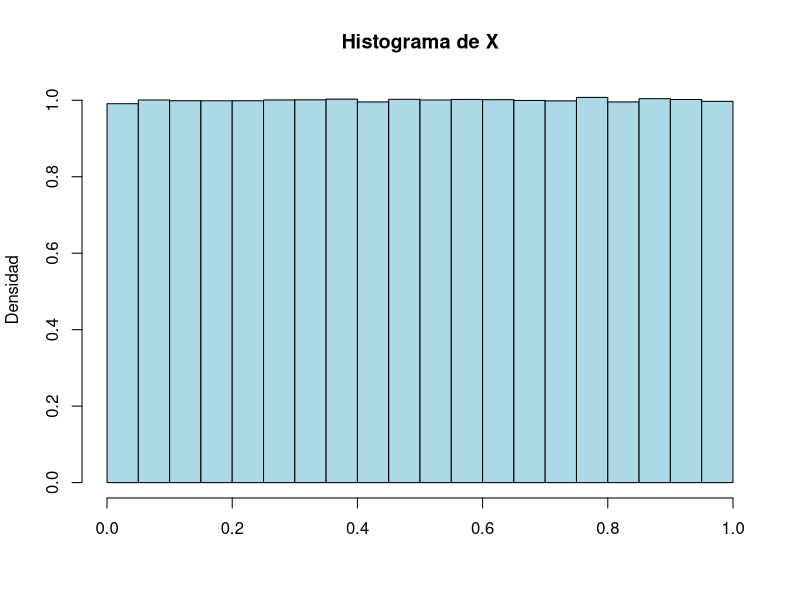
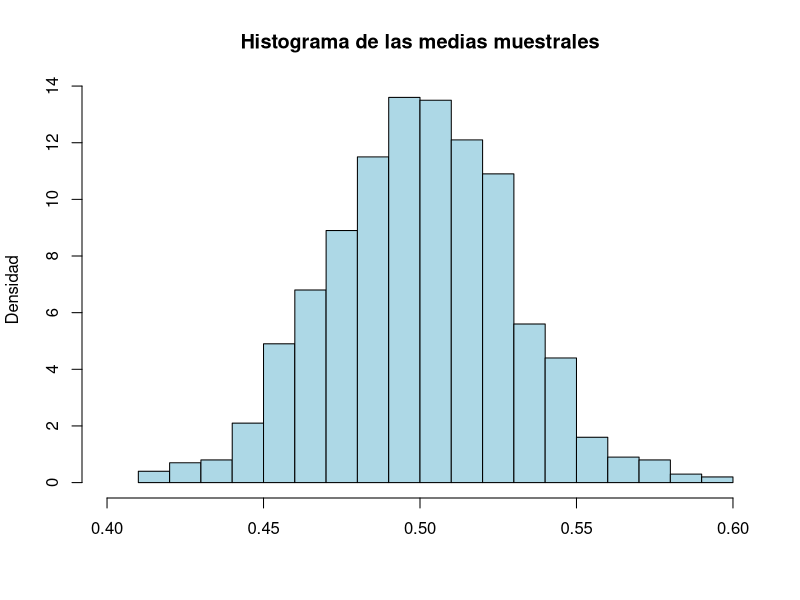
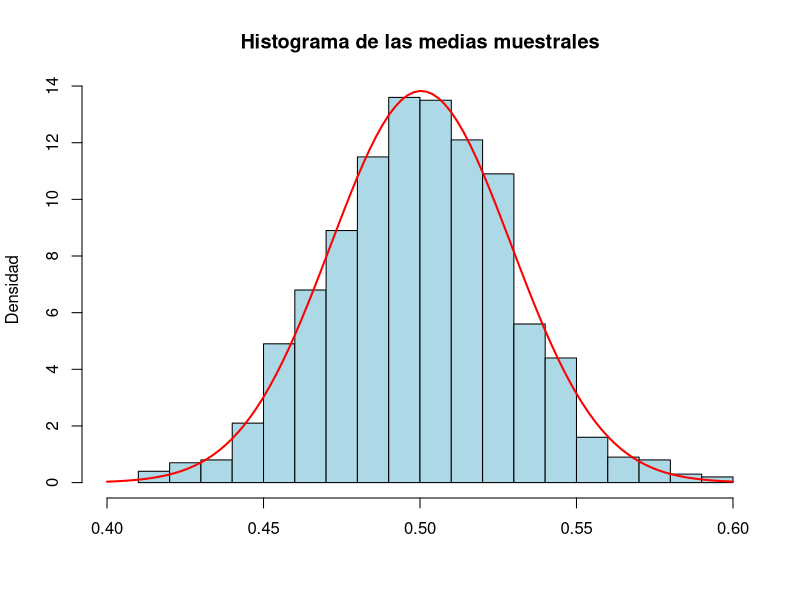

These charts were generated, in order, by the following R code: (Note: this script raises an error after producing the figures.)
## ---- chunk 1
set.seed(1000)
## ---- chunk 2
X=runif(10^6)
hist(X,freq=FALSE,main="Histograma de X",xlab="",ylab="Densidad",col="light blue")
## ---- chunk 3
sd(X)*sqrt((10^6-1)/10^6)
## ---- chunk 4
Medias=replicate(1000,mean(sample(X,100,replace=TRUE)))
hist(Medias, breaks=15,freq=FALSE,main="Histograma de las medias muestrales",xlab="",ylab="Densidad",col="light blue",xlim=c(0.4,0.6))
## ---- chunk 5
sd(Medias)*sqrt((1000-1)/1000)
## ---- chunk 6
hist(Medias, breaks=15,freq=FALSE,main="Histograma de las medias muestrales",xlab="",ylab="Densidad",col="light blue",xlim=c(0.4,0.6))
curve(dnorm(x,mean(X),sd(X)*sqrt((10^6-1)/10^6)/sqrt(100)),lwd=2,col="red",add=TRUE)
## ---- chunk 7
knitr::include_graphics("INREMDN_files/figure-html/chihogar.png")
## ---- chunk 8
curve(dchisq(x,1),col=1,lwd=2,xlim=c(0,20),xlab="",ylab="",ylim=c(0,0.3),main="Algunas ji quadrado")
curve(dchisq(x,2),col=2,lwd=2,add=TRUE)
curve(dchisq(x,3),col=3,lwd=2,add=TRUE)
curve(dchisq(x,4),col=4,lwd=2,add=TRUE)
curve(dchisq(x,5),col=5,lwd=2,add=TRUE)
curve(dchisq(x,10),col=6,lwd=2,add=TRUE)
legend("topright",col=1:6,lty=c(1,1),
       lwd=c(2,2),legend=paste("g.l.=",c(1:5,10),sep=""),cex=0.8)
## ---- chunk 9
curve(dchisq(x,300),xlim=c(150,450),lwd=2,xlab="",ylab="",main="Ji quadrado vs Normal")
curve(dnorm(x,300,sqrt(600)),lwd=2,col="red",add=TRUE)
legend("topleft",col=c("black","red"),lty=c(1,1),
       lwd=c(2,2),legend=c("Ji quadrado con 300 g.l.","Normal"),cex=0.7)
## ---- chunk 10
curve(dnorm(x),col=1,lwd=2,xlim=c(-4,4),xlab="",ylab="",ylim=c(0,0.4),
      main="Algunas t de Student")
curve(dt(x,2),col=2,lwd=2,add=TRUE)
curve(dt(x,3),col=3,lwd=2,add=TRUE)
curve(dt(x,4),col=4,lwd=2,add=TRUE)
curve(dt(x,5),col=5,lwd=2,add=TRUE)
curve(dt(x,10),col=6,lwd=2,add=TRUE)
legend("topleft",col=1:6,lty=rep(1,6), lwd=rep(2,6),
legend=c("Normal estandar", paste("Student con g.l.=",c(2:5,10),sep="")),cex=0.7)
## ---- chunk 11
curve(dnorm(x),col=1,lwd=2,xlim=c(-4,4),xlab="",ylab="",ylim=c(0,0.4),
      main="t vs Normal estandar")
curve(dt(x,40),col=2,lwd=2,add=TRUE)
legend("topleft",col=1:2,lty=rep(1,2), lwd=rep(2,2),
       legend=c("Normal estandar", "Student con g.l.=40"),cex=0.7)
